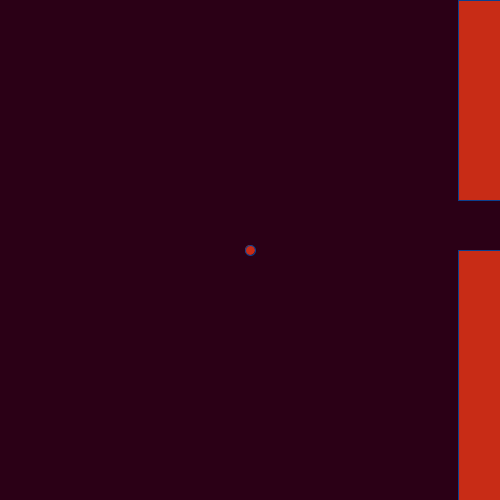
Frame 1 (no input)
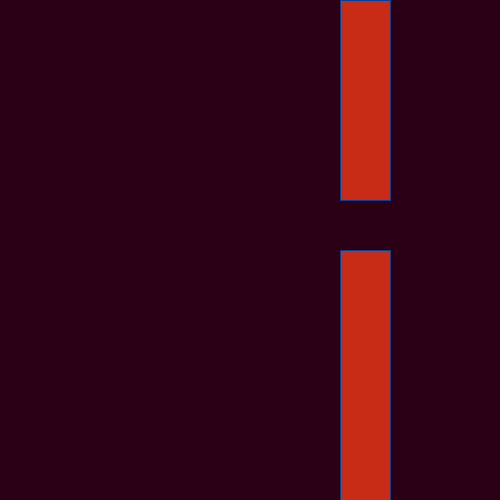
Frame 60 (the mouse pressed at the canvas centre just before this capture)
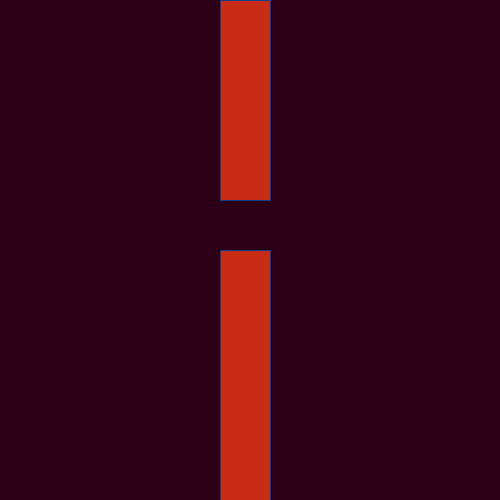
Frame 120 (the mouse held since frame 60 and released just before this capture)

The Processing sketch that drew these frames (run headless with seeded random() and noise(); from frame 60 on, the mouse is pressed at the canvas centre):

// Processing sketch: FlappyBird
// ── FlappyBird.pde
int birdX=250;
int birdY=250;
int xSpeed=2;
int gravity=1;
int birdYVelocity = 0;
int rectx1=460;
int rectx2=460;
int upperPipeHieght = 200;
int lowerPipeHieght=200;
int pipeGap = 50;
int lowerY=upperPipeHieght+pipeGap;
void setup(){
size(500,500);
}
void mousePressed(){
  birdYVelocity = -10;
}
void draw(){
  birdY+=birdYVelocity;
  birdYVelocity += gravity;
  rectx1-=2;
  rectx2-=2;
  
  
background(43, 0, 22);
fill(200, 44, 22);
stroke(11, 63, 143);
ellipse(birdX, birdY, 10, 10);

lowerY=upperPipeHieght+pipeGap;
  lowerPipeHieght=500-lowerY;
rect(rectx1,0,50,upperPipeHieght);
rect(rectx2,lowerY,50,lowerPipeHieght);
if(rectx1==-50){
    rectx1=510;
   upperPipeHieght= (int)random(100,400);
  }
  if(rectx2==-50){
    rectx2=510;
 
  }
}
boolean intersectsPipes() { 
         if (birdY < upperPipeHieght && birdX > rectx1 && birdX < (rectx1+50)){
            return true; }
        else if (birdY>lowerY && birdX > rectx2 && birdX < (rectx2+50)) {
            return true; }
        else { return false; }
}
  
